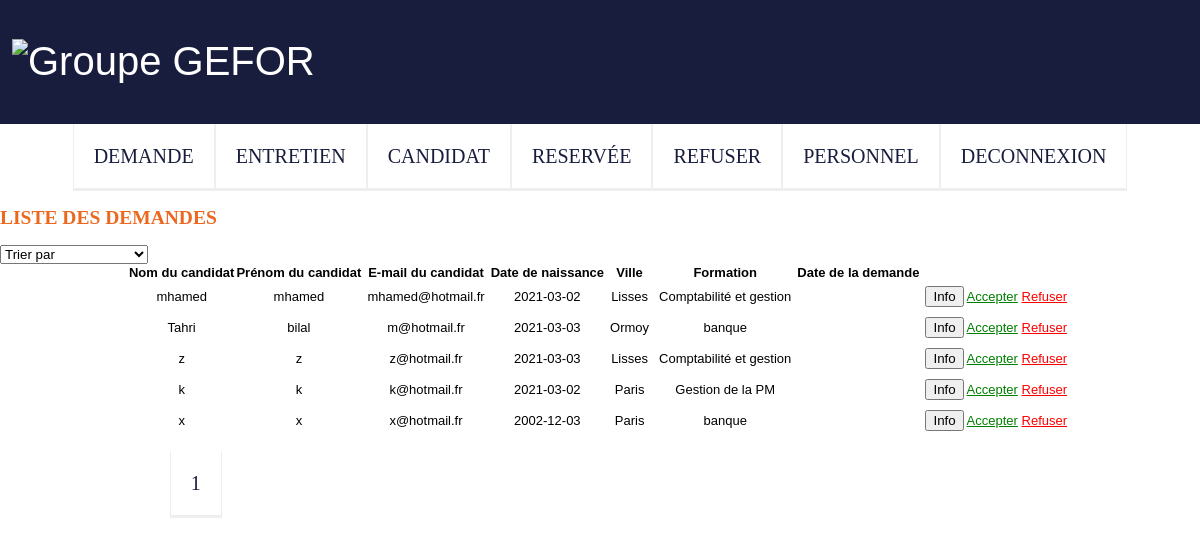
Screenshot of /admin/attente_candidat.php with the database file from the repository.
### tables this page shows
CREATE TABLE IF NOT EXISTS `candidat` (
  `idcandidat` int(11) NOT NULL AUTO_INCREMENT,
  `nom_dusage` varchar(45) NOT NULL,
  `nom_jeunefille` varchar(255) DEFAULT NULL,
  `prenom` varchar(45) NOT NULL,
  `date_naissance` date DEFAULT NULL,
  `adresse` varchar(75) DEFAULT NULL,
  `cp` varchar(10) DEFAULT NULL,
  `ville` varchar(45) DEFAULT NULL,
  `email` varchar(45) NOT NULL,
  `tel` varchar(14) DEFAULT NULL,
  `nationalite` varchar(255) DEFAULT NULL,
  `reunion_info` tinyint(1) DEFAULT NULL,
  `elementdeclencheur` text,
  `objectif2` text,
  `objectif3` text,
  `objectif4` text,
  `objectif5` text,
  `objectif7` text,
  `objectif8` text,
  `pk_formation` text,
  `court` text,
  `moyen` text,
  `long_terme` text,
  `points_forts` text,
  `axe_progres` text,
  `charges_familiales` text,
  `soutien_entourage` tinyint(1) DEFAULT NULL,
  `avis_formatrice` text,
  `amenagement_parcours` text,
  `remarque_entretien` text,
  `motivations` varchar(45) DEFAULT NULL,
  `resultat_test` varchar(45) DEFAULT NULL,
  `avis_projet` varchar(45) DEFAULT NULL,
  `decision` varchar(45) DEFAULT NULL,
  `remarque_decision` text,
  `organisme_connu` text,
  `id_situation` int(11) DEFAULT NULL,
  `commentaire_situation` varchar(45) DEFAULT NULL,
  `id_formation` int(11) DEFAULT NULL,
  `id_session` int(11) DEFAULT NULL,
  `mot_de_passe` varchar(255) NOT NULL,
  `id_groupe` int(11) NOT NULL,
  `financeur` varchar(40) DEFAULT NULL,
  `prise_en_charge` tinyint(1) DEFAULT NULL,
  `date_ajout` date DEFAULT NULL,
  `date_modification` date DEFAULT NULL,
  `cursus_formulaire` int(11) DEFAULT NULL,
  PRIMARY KEY (`idcandidat`),
  KEY `idformation` (`id_formation`),
  KEY `idsituation_pro` (`id_situation`),
  KEY `id_session` (`id_session`),
  KEY `id_groupe` (`id_groupe`)
);

CREATE TABLE IF NOT EXISTS `formation` (
  `idformation` int(11) NOT NULL AUTO_INCREMENT,
  `libelle` varchar(45) DEFAULT NULL,
  `date_ajout` date DEFAULT NULL,
  `date_modification` date DEFAULT NULL,
  PRIMARY KEY (`idformation`)
);

### admin/sql/sql_attente.php (called while the page is built, shortened)
<?php
require_once('../bdd/connect.php');
    if(isset($_GET['page']) && !empty($_GET['page'])){
        $currentPage = (int) strip_tags($_GET['page']);
    }else{
        $currentPage = 1;
    }
    $parPage = 20;
    if(isset($_GET['idforma']) && !empty($_GET['idforma'])){
         $formation= securite($_GET['idforma']);
         $compter= $db->prepare("SELECT COUNT(*) as nbPersonne FROM candidat
            WHERE cursus_formulaire = 2 and id_groupe = 4 and id_formation = :formation");
            $compter->bindValue(':formation', $formation, PDO::PARAM_INT);
            $compter->execute();
            $nbPersonne= $compter->fetch();
            $nbPerso = (int) $nbPersonne['nbPersonne'];
            $pages = ceil($nbPerso / $parPage);
            $premier = ($currentPage * $parPage) - $parPage;
         $base_joint = $db->prepare("SELECT idcandidat,date_naissance,prenom,nom_dusage,
         cp,ville,email,tel,formation.libelle,candidat.date_ajout FROM candidat
         INNER JOIN formation
         on candidat.id_formation = formation.idformation
         WHERE cursus_formulaire = 2 and id_groupe =4 and id_formation = :formation
         LIMIT :premier, :parpage
         ");
         $base_joint->bindValue(':premier', $premier, PDO::PARAM_INT);
         $base_joint->bindValue(':parpage', $parPage, PDO::PARAM_INT);
         $base_joint->bindValue(':formation', $formation, PDO::PARAM_INT);
         $base_joint->execute();
         $candidat= $base_joint->fetchall(pdo::FETCH_ASSOC);
    }  else{
        $compter= $db->prepare("SELECT COUNT(*) as nbPersonne FROM candidat
        WHERE cursus_formulaire = 2 and id_groupe = 4 ");
        $compter->execute();
        $nbPersonne= $compter->fetch();
        $premier = ($currentPage * $parPage) - $parPage;
        $base_joint = $db->prepare("SELECT idcandidat,date_naissance,prenom,nom_dusage,
        cp,ville,email,tel,formation.libelle,candidat.date_ajout FROM candidat
        INNER JOIN formation
        on candidat.id_formation = formation.idformation
        WHERE cursus_formulaire = 2 and id_groupe =4
        LIMIT :premier, :parpage
        ");
        $base_joint->bindValue(':premier', $premier, PDO::PARAM_INT);
        $base_joint->bindValue(':parpage', $parPage, PDO::PARAM_INT);
        $base_joint->execute();
        $candidat= $base_joint->fetchall(pdo::FETCH_ASSOC);
        $nbPerso = (int) $nbPersonne['nbPersonne'];
        $pages = ceil($nbPerso / $parPage);
    }
?>

### admin/attente_candidat.php (the view, shortened to what this page needs)
<?php
require_once("header.php");
require("nav_admin.php");
require('sql/sql_attente.php');
(!empty($_GET['idforma']) && isset($_GET['idforma']))? $forma= "&idforma=".$_GET['idforma']:$forma="";
?>
<main>
            <h2>LISTE DES DEMANDES</h2>
        <SELECT onChange="document.location=this.options[this.selectedIndex].value">
            <OPTION VALUE="#" SELECTED> Trier par </OPTION>
        </SELECT>
                    <table class="table">
                        <thead>
                            <th>Nom du candidat</th>
                            <th>Prénom du candidat</th>
                            <th>E-mail du candidat</th>
                            <th>Date de naissance</th>
                            <th>Ville</th>
                            <th>Formation</th>
                            <th>Date de la demande</th>
                        </thead>
                    <tbody>
            <?php
                foreach($candidat as $gefor){
            ?>
                <tr>
                        <td> <?=$gefor['nom_dusage'] ?></td>
                        <td> <?=$gefor['prenom'] ?></td>
                        <td> <?=$gefor['email'] ?></td>
                        <td> <?=$gefor['date_naissance'] ?></td>
                        <td> <?=$gefor['ville'] ?></td>
                        <td> <?=$gefor['libelle'] ?></td>
                        <td><?=$gefor['date_ajout'] ?></td>
                        <td>
                        <a href="detail_admin.php?idcandidat=<?= $gefor['idcandidat'] ?>"><button type="button" class="btn btn-info" value="enable"> Info</button></a>
                        <a style="color:green" href="sql/sql_pre_selc.php?choix=7&id=<?=$gefor['idcandidat']?>" onclick="return confirm('Confirmation acceptation <?=$gefor['nom_dusage'] ?> <?=$gefor['prenom'] ?>')">Accepter</a>
                        <a style="color:red" href="sql/sql_pre_selc.php?choix=6&id=<?=$gefor['idcandidat']?>" onclick="return confirm('Confirmation acceptation <?=$gefor['nom_dusage'] ?> <?=$gefor['prenom'] ?>')">Refuser</a>
                        </td>
                </tr>
            <?php
            }
            ?>
                        </tbody>
                    </table>
    <nav>
        <ul class="pagination"><br>
            <?php
                for($page = 1; $page <= $pages; $page++){
            ?>
            <li class="page-item <?= ($currentPage == $page) ? "active" : "" ?>">
                <a href="attente_candidat.php?page=<?= $page?><?=$forma?>" ><?= $page ?></a>
                    </li>
            <?php
                    }
            ?>
        </ul>
    </nav>
</main>

### admin/header.php (shortened to what this page needs)
<!DOCTYPE html>
<html lang="fr">
<head>
    <link rel="stylesheet" href="../style.css">
</head>
<body>
    <header>
            <h1>
                <div >
                    <img src="https://www.gefor.com/wp-content/uploads/2018/10/cropped-logo-gefor-slogan-education-2.png" class="custom-logo" alt="Groupe GEFOR" srcset="https://www.gefor.com/wp-content/uploads/2018/10/cropped-logo-gefor-slogan-education-2.png 1000w, https://www.gefor.com/wp-content/uploads/2018/10/cropped-logo-gefor-slogan-education-2-600x108.png 600w,
                    https://www.gefor.com/wp-content/uploads/2018/10/cropped-logo-gefor-slogan-education-2-300x54.png 300w, https://www.gefor.com/wp-content/uploads/2018/10/cropped-logo-gefor-slogan-education-2-768x138.png 768w"
                        sizes="(max-width: 1000px) 100vw, 900px" width="400" height="100">
                </div>
            </h1>
    </header>

### admin/nav_admin.php
<nav>
    <div class= "table">
        <ul>
            <li class="menu-ind">
                <a href="attente_candidat.php">Demande</a>
            </li>
            <li class="menu-ind">
                <a href="liste_attente_admin.php">entretien</a>
            </li>
            <li class="menu-ind">
                <a href="candi_valid.php">Candidat</a>
            </li>
            <li class="menu-ind">
                <a href="reserve.php">reservée</a>
            </li>
            <li class="menu-ind">
                <a href="refus.php">refuser</a>
            </li>
            <li class="menu-ind">
                <a href="tab_employe.php">Personnel</a>
            </li>
            <li class="menu-ind">
                <a href="logout.php">DECONNEXION</a>
            </li>
        </ul>
    </div>
</nav>

### style.css (style rules this page uses)
body { font-family: 'Century Gothic', Calibri, sans-serif; font-size: 13px; margin: 0px; padding: 0px; }
h1 { font-size: 40px; font-weight: normal; text-align: left; }
h2 { color: #ec681f; font-family: 'Playfair Display',serif; }
header { padding: 1%; height: 100px; background-color: #191d3d; color: #FFF; width: 100%; left: 0%; right: 0%; }
td { text-align: center; margin: 5px; padding: 5px; border-collapse: collapse; }
nav { width: 100%; background-color: #FFF; }
nav ul { margin: 0px; padding: 0px; }
nav li { list-style-type: none; float: left; border-right: solid 1px #eee; color: #8da3d2; border-bottom:solid 3px #eee ; border-left:solid 1px #eee ; }
nav a { display: inline block; text-decoration: none; padding: 20px 30px; color: #FFF; text-transform: uppercase; font-size: 15px; }
.table { display: table; margin: 0 auto; border-collapse: collapse; }
li { list-style: none !important; color: #FFF; padding: 10px; font-size: 20px; text-decoration: none; }
nav ul li { list-style: none; line-height: 44px; float: left; background-color: #FFF; }
nav ul li a { color: #191d3d; padding: 10px; font-size: 20px; text-decoration: none; font-family:'Playfair Display',serif; }

### rows the page displays
candidat: nom_dusage "mhamed", prenom "mhamed", email "mhamed@hotmail.fr", date_naissance "2021-03-02", ville "Lisses", id_formation.libelle "Comptabilité et gestion"
candidat: nom_dusage "Tahri", prenom "bilal", email "m@hotmail.fr", date_naissance "2021-03-03", ville "Ormoy", id_formation.libelle "banque"
candidat: nom_dusage "z", prenom "z", email "z@hotmail.fr", date_naissance "2021-03-03", ville "Lisses", id_formation.libelle "Comptabilité et gestion"
candidat: nom_dusage "k", prenom "k", email "k@hotmail.fr", date_naissance "2021-03-02", ville "Paris", id_formation.libelle "Gestion de la PM"
candidat: nom_dusage "x", prenom "x", email "x@hotmail.fr", date_naissance "2002-12-03", ville "Paris", id_formation.libelle "banque"
